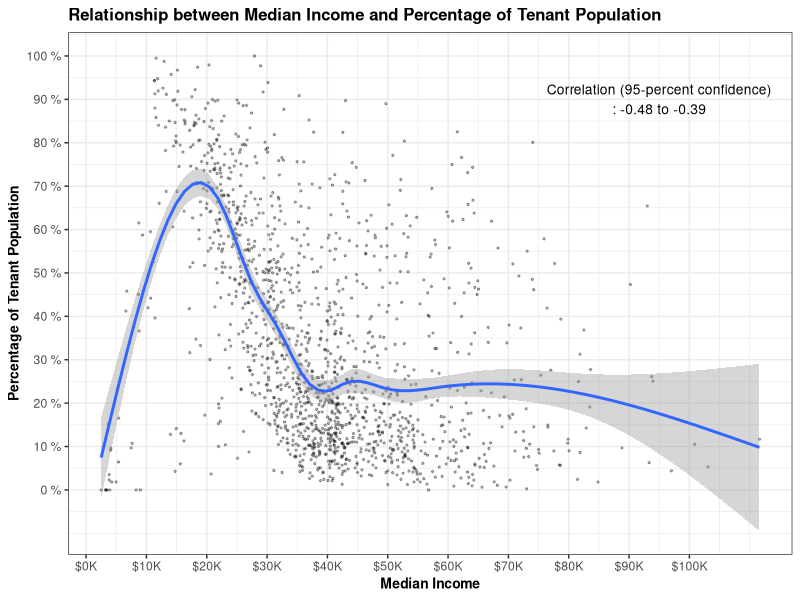
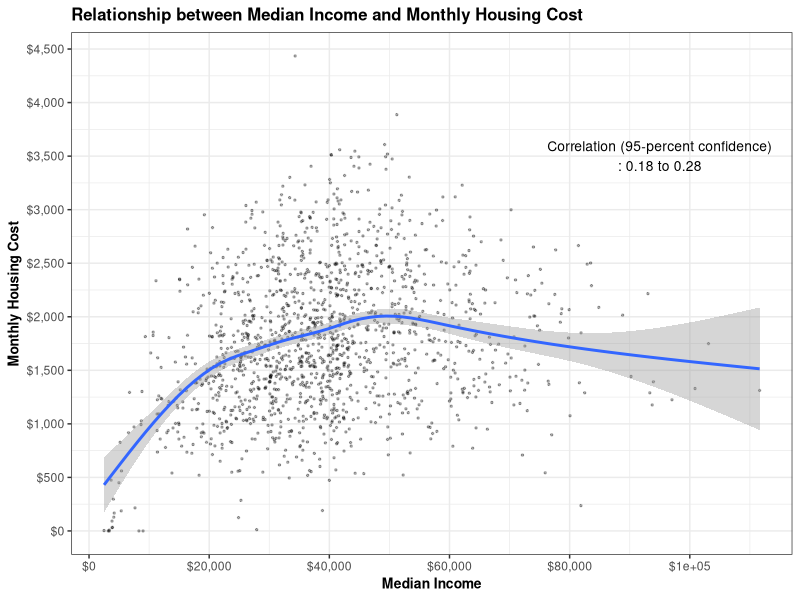
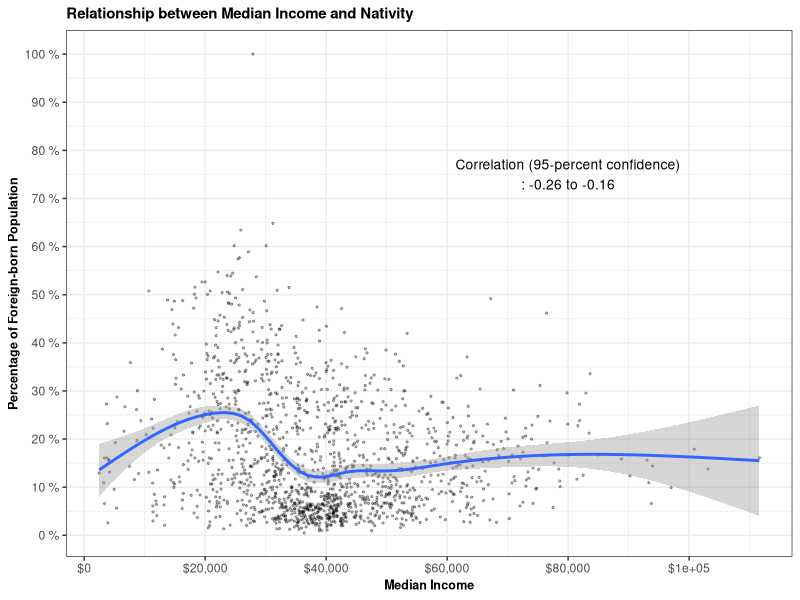
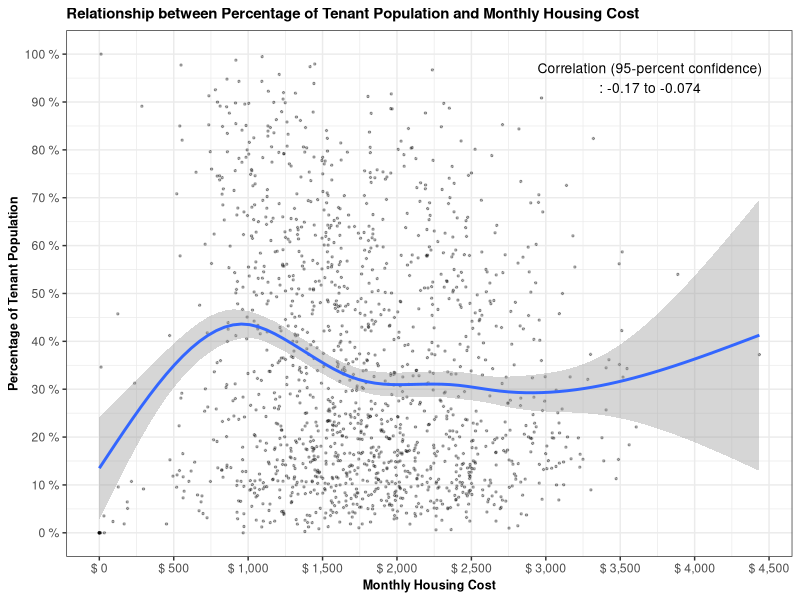
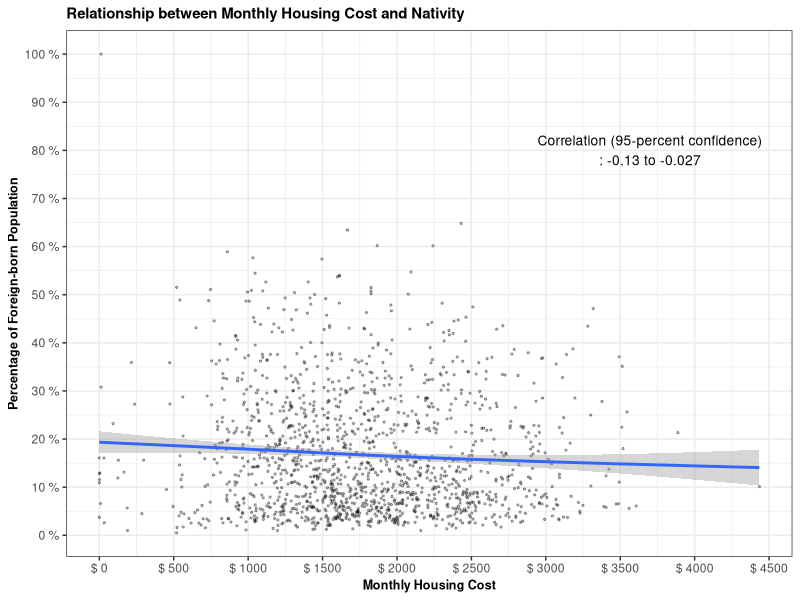
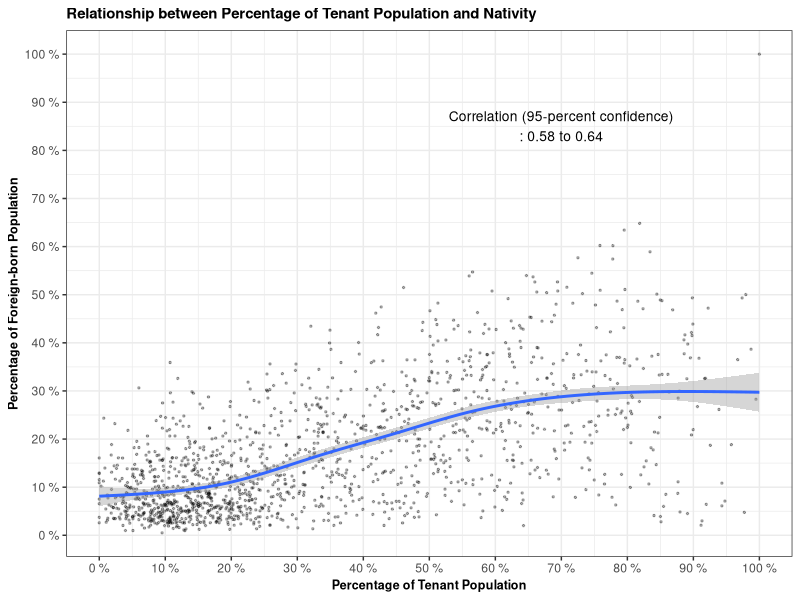
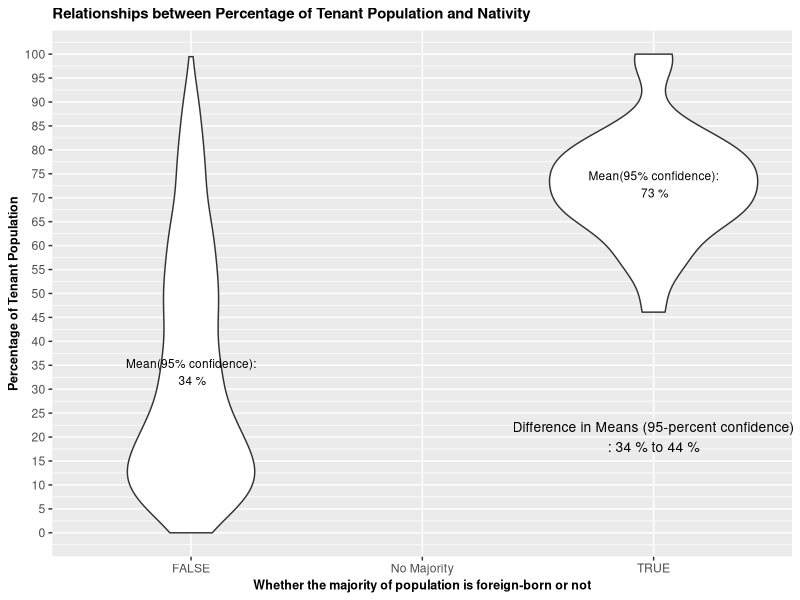

These figures' R source, in order: (Note: this script raises an error after producing the figures.)
## ---- chunk 1
library(tidyverse)
library(ggplot2)
library(ggthemes)
## ---- chunk 2
tractMA2018 <- read.csv("tractMA2018_3rd.csv")
## ---- chunk 3
correlation1 <- cor.test(tractMA2018$med_incomeE, tractMA2018$pct_ten)
correlation1
## ---- chunk 4
correlation2 <- cor.test(tractMA2018$med_incomeE, tractMA2018$mon_housE)
correlation2
## ---- chunk 5
correlation3 <- cor.test(tractMA2018$med_income, tractMA2018$pct_foreign)
correlation3
## ---- chunk 6
correlation4 <- cor.test(tractMA2018$pct_ten, tractMA2018$mon_housE)
correlation4
## ---- chunk 7
correlation5 <- cor.test(tractMA2018$pct_foreign, tractMA2018$mon_housE)
correlation5
## ---- chunk 8
correlation6 <- cor.test(tractMA2018$pct_ten, tractMA2018$pct_foreign)
correlation6
## ---- chunk 9
ggplot(tractMA2018, aes(x=med_incomeE, y=pct_ten)) +
  geom_point(size = 0.5, alpha = 0.3, position = "jitter") +
  geom_smooth() +
  theme_bw() +
  scale_x_continuous(name = "Median Income",
                     breaks = seq(0, 100000, by = 10000),
                     labels = paste("$", prettyNum(seq(0, 100, by = 10), big.mark = ","), "K", sep = "")) +
  scale_y_continuous(name = "Percentage of Tenant Population", 
                     breaks = seq(0, 1, by = 0.1),
                     labels = paste(prettyNum(seq(0, 100, by = 10)), "%")) + 
  ggtitle("Relationship between Median Income and Percentage of Tenant Population") +
  theme(title = element_text(size=10, face = "bold")) + 
  annotate("text", x = 95000, y = 0.9, size=3.5,
           label = paste("Correlation (95-percent confidence)\n:", prettyNum(correlation1$conf.int[1], digits = 2), "to", prettyNum(correlation1$conf.int[2], digits = 2)))
## ---- chunk 10
ggplot(tractMA2018, aes(x=med_incomeE, y=mon_housE)) +
  geom_point(size = 0.5, alpha = 0.3, position = "jitter") +
  geom_smooth() +
  theme_bw() +
  scale_x_continuous(name = "Median Income",
                     breaks = seq(0, 100000, by = 20000),
                     labels = paste("$", prettyNum(seq(0, 100000, by = 20000), big.mark = ","), sep = "")) +
  scale_y_continuous(name = "Monthly Housing Cost",
                     breaks = seq(0, 5000, by = 500),
                     labels = paste( "$", prettyNum(seq(0, 5000, by = 500), big.mark = ","), sep = "")) +  
  ggtitle("Relationship between Median Income and Monthly Housing Cost") +
  theme(title = element_text(size=10, face = "bold")) + 
  annotate("text", x = 95000, y = 3500, size=3.5,
           label = paste("Correlation (95-percent confidence)\n:", prettyNum(correlation2$conf.int[1], digits = 2), "to", prettyNum(correlation2$conf.int[2], digits = 2)))
## ---- chunk 11
ggplot(tractMA2018, aes(x=med_incomeE, y=pct_foreign)) +
  geom_point(size = 0.5, alpha = 0.3, position = "jitter") +
  geom_smooth() +
  theme_bw() +
  scale_x_continuous(name = "Median Income",
                     breaks = seq(0, 100000, by = 20000),
                     labels = paste("$", prettyNum(seq(0, 100000, by = 20000), big.mark = ","), sep = "")) +
  scale_y_continuous(name = "Percentage of Foreign-born Population", 
                     breaks = seq(0, 1, by = 0.1),
                     labels = paste(prettyNum(seq(0, 100, by = 10), big.mark = ","), "%")) + 
  ggtitle("Relationship between Median Income and Nativity") +
  theme(title = element_text(size=9, face = "bold")) + 
  annotate("text", x = 80000, y = 0.75, size=3.5,
           label = paste("Correlation (95-percent confidence)\n:", prettyNum(correlation3$conf.int[1], digits = 2), "to", prettyNum(correlation3$conf.int[2], digits = 2)))
## ---- chunk 12
ggplot(tractMA2018, aes(x=mon_housE, y=pct_ten)) +
  geom_point(size = 0.5, alpha = 0.3, position = "jitter") +
  geom_smooth() +
  theme_bw() +
  scale_x_continuous(name = "Monthly Housing Cost",
                     breaks = seq(0, 5000, by = 500),
                     labels = paste("$", prettyNum(seq(0, 5000, by = 500), big.mark = ","))) +
  scale_y_continuous(name = "Percentage of Tenant Population", 
                     breaks = seq(0, 1, by = 0.1),
                     labels = paste(prettyNum(seq(0, 100, by = 10)), "%")) + 
  ggtitle("Relationship between Percentage of Tenant Population and Monthly Housing Cost") +
  theme(title = element_text(size=9, face = "bold")) + 
  annotate("text", x = 3700, y = 0.95, size=3.5,
           label = paste("Correlation (95-percent confidence)\n:", prettyNum(correlation4$conf.int[1], digits = 2), "to", prettyNum(correlation4$conf.int[2], digits = 2)))
## ---- chunk 13
ggplot(tractMA2018, aes(x=mon_housE, y=pct_foreign)) +
  geom_point(size = 0.5, alpha = 0.3, position = "jitter") +
  geom_smooth() +
  theme_bw() +
  scale_x_continuous(name = "Monthly Housing Cost",
                     breaks = seq(0, 5000, by = 500),
                     labels = paste("$", prettyNum(seq(0, 5000, by = 500)))) +
  scale_y_continuous(name = "Percentage of Foreign-born Population", 
                     breaks = seq(0, 1, by = 0.1),
                     labels = paste(prettyNum(seq(0, 100, by = 10)), "%")) + 
  ggtitle("Relationship between Monthly Housing Cost and Nativity") +
  theme(title = element_text(size=9, face = "bold")) + 
  annotate("text", x = 3700, y = 0.8, size=3.5,
           label = paste("Correlation (95-percent confidence)\n:", prettyNum(correlation5$conf.int[1], digits = 2), "to", prettyNum(correlation5$conf.int[2], digits = 2)))
## ---- chunk 14
ggplot(tractMA2018, aes(x=pct_ten, y=pct_foreign)) +
  geom_point(size = 0.5, alpha = 0.3, position = "jitter") +
  geom_smooth() +
  theme_bw() +
  scale_x_continuous(name = "Percentage of Tenant Population", 
                     breaks = seq(0, 1, by = 0.1),
                     labels = paste(prettyNum(seq(0, 100, by = 10)), "%")) +
  scale_y_continuous(name = "Percentage of Foreign-born Population", 
                     breaks = seq(0, 1, by = 0.1),
                     labels = paste(prettyNum(seq(0, 100, by = 10)), "%")) + 
  ggtitle("Relationship between Percentage of Tenant Population and Nativity") +
  theme(title = element_text(size=9, face = "bold")) + 
  annotate("text", x = 0.7, y = 0.85, size=3.5,
           label = paste("Correlation (95-percent confidence)\n:", prettyNum(correlation6$conf.int[1], digits = 2), "to", prettyNum(correlation6$conf.int[2], digits = 2)))
## ---- chunk 15
difference1 = t.test(pct_ten ~ maj_foreign == "TRUE", 
                    data = tractMA2018)
difference1
## ---- chunk 16
ggplot(tractMA2018, aes(x = maj_foreign, y = pct_ten)) +
  geom_violin() +
  theme_gray() +
  scale_x_discrete(name = "Whether the majority of population is foreign-born or not") +
  scale_y_continuous(name = "Percentage of Tenant Population",
                     breaks = seq(0, 1, by = 0.05),
                     labels = paste(prettyNum(seq(0, 100, by = 5), "%"))) + 
  ggtitle("Relationships between Percentage of Tenant Population and Nativity") +
  theme(title = element_text(size=9, face = "bold")) + 
  annotate(geom = "text", x=1, y=difference1$estimate[1], size=3, 
           label = paste("Mean(95% confidence):\n", prettyNum(difference1$estimate[1]*100, digits=2), "%")) + 
  annotate(geom = "text", x=3, y=difference1$estimate[2], size=3,
           label = paste("Mean(95% confidence):\n", prettyNum(difference1$estimate[2]*100, digits=2), "%")) + 
  annotate("text", x = 3, y = 0.2, size=3.5,
           label = paste("Difference in Means (95-percent confidence)\n:", prettyNum(abs(difference1$conf.int[2]*100), digits = 2), "% to", prettyNum(abs(difference1$conf.int[1]*100), digits = 2), "%"))
  
## ---- chunk 17
difference2 = t.test(mon_housE ~ maj_foreign == "TRUE", 
                    data = tractMA2018)
difference2
## ---- chunk 18
ggplot(tractMA2018, aes(x = maj_foreign, y = mon_housE)) +
  geom_boxplot() + 
  theme_gray() +
  scale_x_discrete(name = "Whether the majority of population is foreign-born or not") +
  scale_y_continuous(name = "Monthly Housing Cost",
                     breaks = seq(0, 5000, by = 500),
                     labels = paste("$", prettyNum(seq(0, 5000, by = 500), big.mark = ","))) + 
  ggtitle("Relationships between Percentage of Monthly Housing Cost and Nativity") +
  theme(title = element_text(size=9, face = "bold")) + 
  annotate(geom = "text", x=1, y=difference2$estimate[1], size=3, 
           label = paste("Mean(95% confidence):\n", "$", prettyNum(difference2$estimate[1], digits=0))) + 
  annotate(geom = "text", x=3, y=difference2$estimate[2], size=3,
           label = paste("Mean(95% confidence):\n", "$", prettyNum(difference2$estimate[2], digits=0))) + 
  annotate("text", x = 2, y = 2500, size=3.5,
           label = paste("Difference in Means (95-percent confidence)\n:", "$", prettyNum(difference2$conf.int[1], digits = 2), "to $", prettyNum(difference2$conf.int[2], digits = 2)))
  
## ---- chunk 19
difference3 = t.test(med_incomeE ~ maj_foreign == "TRUE", 
                    data = tractMA2018)
difference3
## ---- chunk 20
ggplot(tractMA2018, aes(x = maj_foreign, y = med_incomeE)) +
  geom_violin() + 
  theme_bw() +
  scale_x_discrete(name = "Whether the majority of population is foreign-born or not") +
  scale_y_continuous(name = "Median Income",
                     breaks = seq(0, 100000, by = 20000),
                     labels = paste("$", prettyNum(seq(0, 100, by = 20)), "K", sep = "")) + 
  ggtitle("Relationships between Median Income and Nativity") +
  theme(title = element_text(size=9, face = "bold")) + 
  annotate("text", x=1, y=difference3$estimate[1], size=3, 
           label = paste("Mean(95% confidence):\n", "$", prettyNum(difference3$estimate[1], digits = 1))) + 
  annotate("text", x=3, y=difference3$estimate[2], size=3,
           label = paste("Mean(95% confidence):\n", "$", prettyNum(difference3$estimate[2], digits = 1))) + 
  annotate("text", x = 2, y = 80000, size=3.5,
           label = paste("Difference in Means (95-percent confidence)\n:", "$", prettyNum(difference3$conf.int[1], digits = 1), "to $", prettyNum(difference3$conf.int[2], digits = 1)))

## ---- chunk 21
anova1 <- aov (pct_ten ~ maj_tra, data = tractMA2018)
summary(anova1)
## ---- chunk 22
ggplot(tractMA2018, aes(x = maj_tra, y = pct_ten)) +
  geom_boxplot() +
  theme_dark() +
  ggtitle("Relationships between Percentage of Tenant Population and Transportation Mode Choice") +
  theme(title = element_text(size=8, face = "bold")) + 
  scale_x_discrete(name = "Transportation Mode with the Highest Modal Share") +
  scale_y_continuous(name = "Percentage of Tenant Population",
                     breaks = seq(0, 1, by = 0.1),
                     labels = paste(prettyNum(seq(0, 100, by = 10), "%")))
## ---- chunk 23
anova2 <- aov (pct_foreign ~ maj_tra, data = tractMA2018)
summary(anova2)
## ---- chunk 24
ggplot(tractMA2018, aes(x = maj_tra, y = pct_foreign)) +
  geom_boxplot() +
  theme_dark() +
  ggtitle("Relationships between Nativity and Transportation Mode Choice") +
  theme(title = element_text(size=9, face = "bold")) + 
  scale_x_discrete(name = "Transportation Mode with the Highest Modal Share") +
  scale_y_continuous(name = "Percentage of Foreign-born Population",
                     breaks = seq(0, 1, by = 0.1),
                     labels = paste(prettyNum(seq(0, 100, by = 10), "%")))
## ---- chunk 25
anova3 <- aov (mon_housE ~ maj_tra, data = tractMA2018)
summary(anova3)
## ---- chunk 26
ggplot(tractMA2018, aes(x = maj_tra, y = mon_housE)) +
  geom_boxplot() +
  theme_dark() +
  ggtitle("Relationships between Monthly Housing Cost and Transportation Mode Choice") +
  theme(title = element_text(size=9, face = "bold")) + 
  scale_x_discrete(name = "Transportation Mode with the Highest Modal Share") +
  scale_y_continuous(name = "Monthly Housing Cost",
                     breaks = seq(0, 5000, by = 500),
                     labels = paste( "$", prettyNum(seq(0, 5000, by = 500), big.mark = ","), sep = ""))
## ---- chunk 27
anova4 <- aov (med_incomeE ~ maj_tra, data = tractMA2018)
summary(anova4)
## ---- chunk 28
ggplot(tractMA2018, aes(x = maj_tra, y = med_incomeE)) +
  geom_boxplot() +
  theme_dark() +
  ggtitle("Relationships between Median Income and Transportation Mode Choice") +
  theme(title = element_text(size=9, face = "bold")) + 
  scale_x_discrete(name = "Transportation Mode with the Highest Modal Share") +
  scale_y_continuous(name = "Median Income",
                     breaks = seq(0, 100000, by = 10000),
                     labels = paste("$", prettyNum(seq(0, 100, by = 10)), "K", sep = ""))
## ---- chunk 29
anova5 <- aov (med_incomeE ~ maj_race, data = tractMA2018)
summary(anova5)
## ---- chunk 30
ggplot(tractMA2018, aes(x = maj_race, y = med_incomeE)) +
  geom_boxplot() +
  theme_bw() +
  ggtitle("Relationships between Median Income and Race/Ethnicity") +
  theme(title = element_text(size=9, face = "bold")) + 
  scale_x_discrete(name = "Race/Ethnicity With the Highest Proportion") +
  scale_y_continuous(name = "Median Income",
                     breaks = seq(0, 100000, by = 20000),
                     labels = paste("$", prettyNum(seq(0, 100, by = 20)), "K", sep = ""))
## ---- chunk 31
anova6 <- aov (mon_housE ~ maj_race, data = tractMA2018)
summary(anova6)
## ---- chunk 32
ggplot(tractMA2018, aes(x = maj_race, y = mon_housE)) +
  geom_boxplot() +
  theme_dark() +
  ggtitle("Relationships between Monthly Housing Cost and Race/Ethnicity") +
  theme(title = element_text(size=9, face = "bold")) + 
  scale_x_discrete(name = "Race/Ethnicity With the Highest Proportion") +
  scale_y_continuous(name = "Monthly Housing Cost",
                     breaks = seq(0, 5000, by = 500),
                     labels = paste("$", prettyNum(seq(0, 5000, by = 500), big.mark = ",")))
## ---- chunk 33
anova7 <- aov (pct_foreign ~ maj_race, data = tractMA2018)
summary(anova7)
## ---- chunk 34
ggplot(tractMA2018, aes(x = maj_race, y = pct_foreign)) +
  geom_boxplot() +
  theme_dark() +
  ggtitle("Relationships between Nativity and Race/Ethnicity") +
  theme(title = element_text(size=9, face = "bold")) + 
  scale_x_discrete(name = "Race/Ethnicity With the Highest Proportion") +
  scale_y_continuous(name = "Percentage of Foreign-born Population", 
                     breaks = seq(0, 1, by = 0.1),
                     labels = paste(prettyNum(seq(0, 100, by = 10)), "%"))
## ---- chunk 35
anova8 <- aov (pct_ten ~ maj_race, data = tractMA2018)
summary(anova8)
## ---- chunk 36
ggplot(tractMA2018, aes(x = maj_race, y = pct_ten)) +
  geom_boxplot() +
  theme_dark() +
  ggtitle("Relationships between Percentage of Tenant Population and Race/Ethnicity") +
  theme(title = element_text(size=9, face = "bold")) + 
  scale_x_discrete(name = "Race/Ethnicity With the Highest Proportion") +
  scale_y_continuous(name = "Percentage of Tenant Population", 
                     breaks = seq(0, 1, by = 0.1),
                     labels = paste(prettyNum(seq(0, 100, by = 10)), "%"))
## ---- chunk 37
chi_sq1 <- chisq.test(tractMA2018$maj_race, tractMA2018$maj_tra == "Car")
chi_sq1
## ---- chunk 38
chi_sq1$observed
## ---- chunk 39
chi_sq1$expected
## ---- chunk 40
chi_sq2 <- chisq.test(tractMA2018$maj_race, tractMA2018$maj_foreign == TRUE)
chi_sq2
## ---- chunk 41
chi_sq2$observed
## ---- chunk 42
chi_sq2$expected
## ---- chunk 43
chi_sq3 <- chisq.test(tractMA2018$maj_foreign, tractMA2018$maj_tra == "Car")
chi_sq3
## ---- chunk 44
chi_sq3$observed
## ---- chunk 45
chi_sq3$expected
